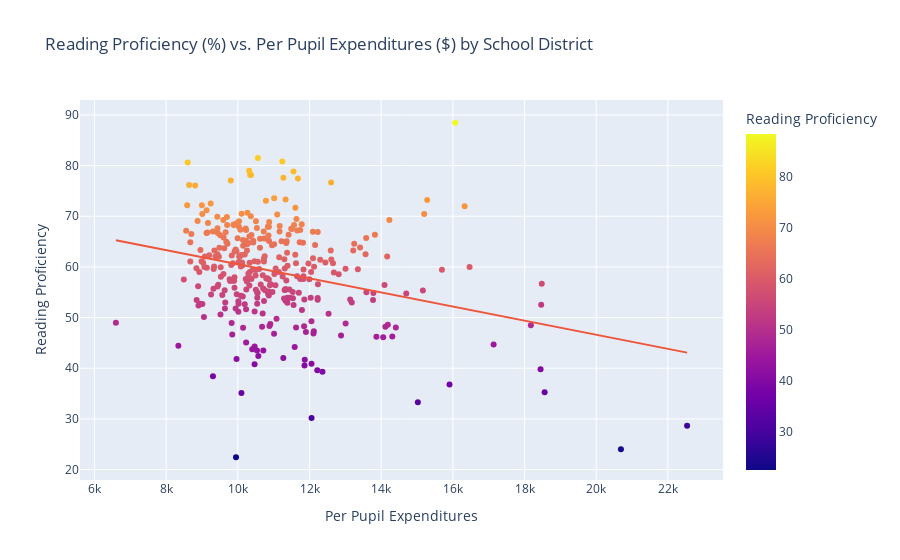

Notebook code for this chart:
### Code cell
import plotly.express as px

# Use directly Columns as argument. You can use tab completion for this!
fig = px.scatter(mned_df, x=mned_df["Per Pupil Expenditures"], y=mned_df["Reading Proficiency"], color=mned_df["Reading Proficiency"], hover_data=[mned_df["District"]], title="Reading Proficiency (%) vs. Per Pupil Expenditures ($) by School District", trendline="ols")
fig.show()
plt.savefig("static/images/readProfvsPerPupilExpend.png")

### Figure 1 — Plotly figure (JSON) as saved in the notebook; plotly's stock layout.template omitted (floating-point values rounded to 4 significant figures; data arrays with more than 128 entries replaced by an {"elided": "..."} marker saying what was removed)
{"data": [{"customdata": {"elided": "329x1 str values"}, "hovertemplate": "Per Pupil Expenditures=%{x}<br>Reading Proficiency=%{marker.color}<br>District=%{customdata[0]}<extra></extra>", "legendgroup": "", "marker": {"color": {"elided": "329 float values"}, "coloraxis": "coloraxis", "symbol": "circle"}, "mode": "markers", "name": "", "showlegend": false, "type": "scatter", "x": {"elided": "329 float values"}, "xaxis": "x", "y": {"elided": "329 float values"}, "yaxis": "y"}, {"hovertemplate": "<b>OLS trendline</b><br>Reading Proficiency = -0.00139148 * Per Pupil Expenditures + 74.4411<br>R<sup>2</sup>=0.082448<br><br>Per Pupil Expenditures=%{x}<br>Reading Proficiency=%{y} <b>(trend)</b><extra></extra>", "legendgroup": "", "marker": {"symbol": "circle"}, "mode": "lines", "name": "", "showlegend": false, "type": "scatter", "x": {"elided": "329 float values"}, "xaxis": "x", "y": {"elided": "329 float values"}, "yaxis": "y"}], "layout": {"coloraxis": {"colorbar": {"title": {"text": "Reading Proficiency"}}, "colorscale": [[0, "#0d0887"], [0.1111, "#46039f"], [0.2222, "#7201a8"], [0.3333, "#9c179e"], [0.4444, "#bd3786"], [0.5556, "#d8576b"], [0.6667, "#ed7953"], [0.7778, "#fb9f3a"], [0.8889, "#fdca26"], [1, "#f0f921"]]}, "legend": {"tracegroupgap": 0}, "title": {"text": "Reading Proficiency (%) vs. Per Pupil Expenditures ($) by School District"}, "xaxis": {"anchor": "y", "domain": [0, 1], "title": {"text": "Per Pupil Expenditures"}}, "yaxis": {"anchor": "x", "domain": [0, 1], "title": {"text": "Reading Proficiency"}}}}
